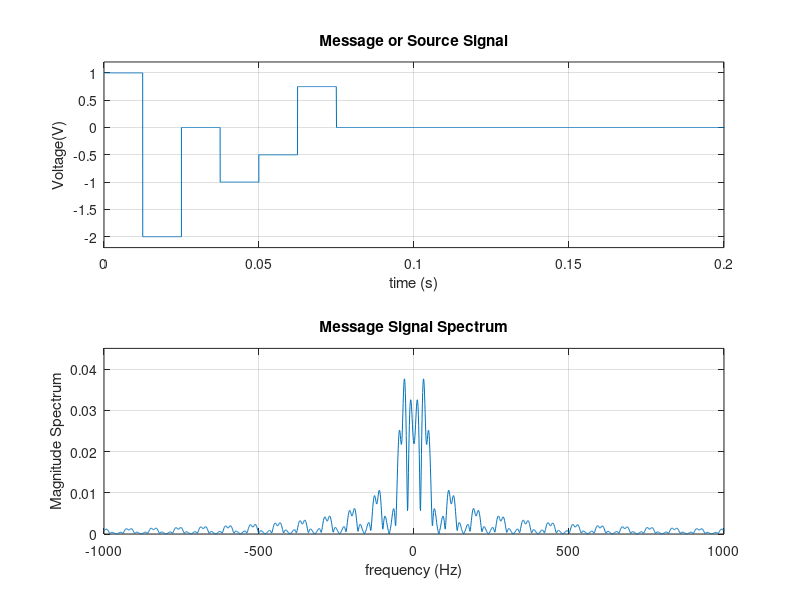
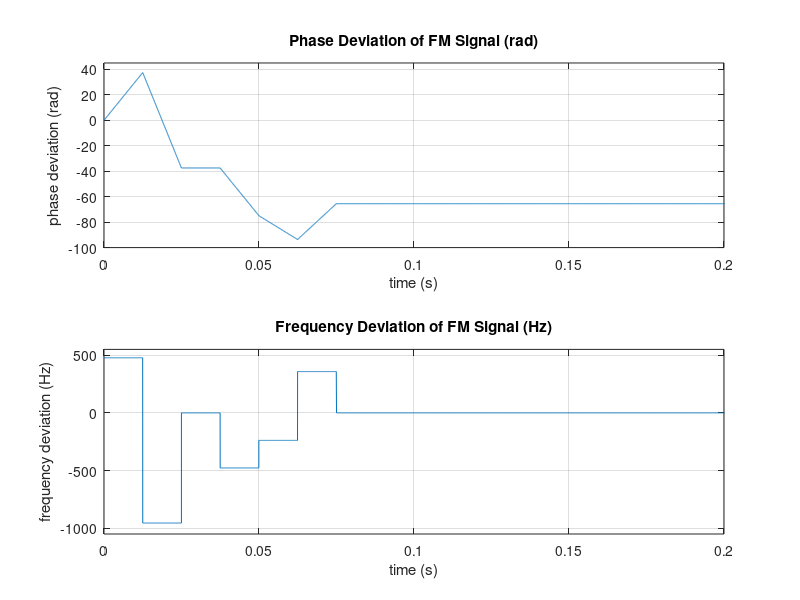
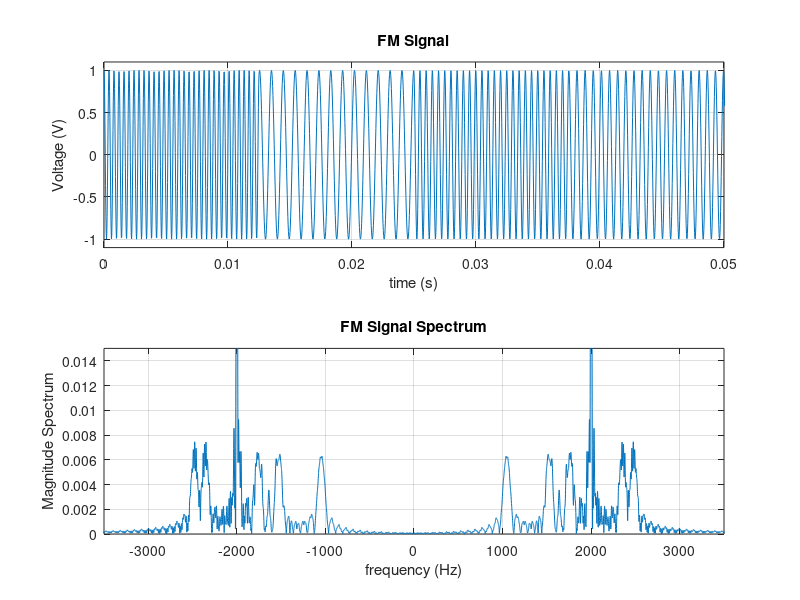

MATLAB code to generate these figures, in order: (Note: this script raises an error after producing the figures.)
% MATLAB script to show FM and PM modulation and demodulation using a stair-case message
% function

clc
close all
fs = 40000;  % sampling frequency
ts = 1/fs;   % time sampling period
df = 1;      % frequency sampling period
N = fs/df;   % number of DFT smaples in the spectrum
T = 0.2;     % time interval for plotting time domain signal
T1 = 0.05;   % shorter time interval than T to show FM modulation
fc = 2000;   % carrier frequency in Hz
A = 1;       % carrier amplitdue
kf = 3000;  % frequency deviation constant ((rad/sec)/unit of message signal)
kp = 100;    % phase deviation constant (rad/unit of message signal)
N1 = 500;    % number of samples in the positive pulse
N2 = 500;    % number of samples in the negative pulse
N3 = fs-N1-N2;                 % number of samples in the 0 level of the pulse
t1 = 0:ts:(N1-1)*ts;           % time samples for the positive pulse
t2 = N1*ts:ts:(N1+N2-1)*ts;    % time samples for the negative pulse
t3 = 3*(N1+N2)*ts:ts:(N-1)*ts; % time samples for the 0 level of the pulse
t4 = [t1 t2];
t5 = t4(length(t4)) + [t1 t2];
t6 = t5(length(t5)) + [t1 t2];
t = [t4 t5 t6 t3];
m = [ones(1,length(t1)) -2*ones(1,length(t2)) ...
     0*ones(1,length(t1)) -1*ones(1,length(t2)) ...
     -0.5*ones(1,length(t1)) 0.75*ones(1,length(t2)) ...
     zeros(1,length(t3))]; % message signal

%plotting message signal
figure;
subplot(2,1,1);
plot(t,m);
grid on;
axis([0 T -2.2 1.2]);
title('Message or Source Signal');
xlabel('time (s)');
ylabel('Voltage(V)');

%plotting message signal spectrum
M = (1/fs) * fft(m);          % computes the Fast Fourier Transform (FFT)  
f = 0 : df : df*(N-1);        % frequency vector for the FFT
fnew = f - fs/2;              % shift the frequency vector to go from -fs/2 to fs/2
subplot(2,1,2);
plot(fnew, fftshift(abs(M))); % plots the magnitude spectrum of the message signal
grid on;
axis([-1000 1000 0 0.045]);
title('Message Signal Spectrum');
xlabel('frequency (Hz)');
ylabel('Magnitude Spectrum');

% computing power and 98% bandwidth of the FM signal
disp('Power in message signal using time domain (watt) = ');
pt = trapz(t,m.^2)

disp('Power in message signal spectrum using frequency domain (watt) =');
pf = trapz(f,abs(M).^2)

pfc = cumtrapz(fnew, abs(fftshift(M)).^2);
I = find(pfc >= 0.98*pf);
disp('98% bandwidth of message signal from simulation (Hz)');
BWm = fnew(I(1))

%%%%%%%%%%%%%%%%%%%%%%%%%%%%%%%%%%%%%%%%%%%%%%%%%%%%%%%%%%%%%%%%%%%%%%%%%%%
% FM Modulation and Demodulation
%%%%%%%%%%%%%%%%%%%%%%%%%%%%%%%%%%%%%%%%%%%%%%%%%%%%%%%%%%%%%%%%%%%%%%%%%%%

% plotting phase and frequency deviation for the FM signal
figure;
pdev1 = kf * cumtrapz(t,m);         % phase deviation for FM signal
fdev1 = (1/(2*pi)) * kf * m;        % frequency deviation for FM signal (Hz)
subplot(2,1,1);
plot(t,pdev1);
grid on;
axis([0 T -100 45]);
title('Phase Deviation of FM Signal (rad)');
xlabel('time (s)');
ylabel('phase deviation (rad)');

subplot(2,1,2);
plot(t,fdev1);
grid on;
axis([0 T -1050 550]);
title('Frequency Deviation of FM Signal (Hz)');
xlabel('time (s)');
ylabel('frequency deviation (Hz)');

%plotting FM modulated signal
figure;
s1 = A * cos(2*pi*fc*t + pdev1);         % FM modulated signal
subplot(2,1,1);
plot(t,s1);
grid on;
axis([0 T1 -1.1 1.1]);
title('FM Signal');
xlabel('time (s)');
ylabel('Voltage (V)');

% plotting FM signal spectrum
S1 = (1/fs) * fft(s1);          % Fast Fourier Transform of the modulated signal
f = 0 : df : df*(N-1);
fnew = f - fs/2;
subplot(2,1,2);
plot(fnew, fftshift(abs(S1))); % plots the magnitude spectrum of the modulated signal
grid on;
axis([-3500 3500 0 0.015]);
%xticks([-400 -300 -fc -200 -100 0 100 200 fc 300 400]);
title('FM Signal Spectrum');
xlabel('frequency (Hz)');
ylabel('Magnitude Spectrum');

% computing power and 98% bandwidth of the FM signal
disp('Power in the FM signal using time domain (watt) = ');
pt = trapz(t,s1.^2)

disp('Power in the FM signal spectrum using frequency domain (watt) =');
pf = trapz(f,abs(S1).^2)

disp('98% bandwidth of FM signal from simulation (Hz)');
BW_98_FM = powerbandwidth(f,fs,fc,df,S1,98)

disp('Peak frequency deviation of the FM signal (Hz)');
pfdfm = max(abs(fdev1))

disp('Deviation ratio of the FM signal');
drfm = pfdfm/BWm

disp('98% bandwidth of FM signal according to Carson''s rule (Hz)');
2 * BWm * (drfm + 1)

%plotting message signal, phase deviation, frequency deviation, and FM
%signal
figure;
subplot(4,1,1);
plot(t,m);
grid on;
axis([0 T1 -2.5 1.5]);
title('Message or Source Signal');
xlabel('time (s)');
ylabel('Voltage(V)');

subplot(4,1,2);
plot(t,pdev1);
grid on;
axis([0 T1 -100 40]);
title('Phase Deviation of FM Signal (rad)');
xlabel('time (s)');
ylabel('phase deviation (rad)');

subplot(4,1,3);
plot(t,fdev1);
grid on;
axis([0 T1 -1100 600]);
title('Frequency Deviation of FM Signal (Hz)');
xlabel('time (s)');
ylabel('frequency deviation (Hz)');

subplot(4,1,4);
plot(t,s1);
grid on;
axis([0 T1 -1.1 1.1]);
title('FM Signal');
xlabel('time (s)');
ylabel('Voltage (V)');

% plotting phase and frequency deviation for the PM signal
figure;
pdev2 = kp * m;                         % phase deviation for the PM signal (rad)
fdev2 = 1/(2*pi) * diff(pdev2)/ts;      % frequency deviation for the PM signal (Hz)
subplot(2,1,1);
plot(t,pdev2);
grid on;
axis([0 T -210 110]);
title('Phase Deviation of PM Signal (rad)');
xlabel('time (s)');
ylabel('phase deviation (rad)');

subplot(2,1,2);
plot(t(:,1:length(fdev2)),fdev2);
grid on;
axis([0 T -5000 5000]);
title('Frequency Deviation of PM Signal (Hz)')
xlabel('time (s)');
ylabel('frequency deviation (Hz)');


%%%%%%%%%%%%%%%%%%%%%%%%%%%%%%%%%%%%%%%%%%%%%%%%%%%%%%%%%%%%%%%%%%%%%%%%%%%
% FM Demodulation using Frequency Discriminator
%%%%%%%%%%%%%%%%%%%%%%%%%%%%%%%%%%%%%%%%%%%%%%%%%%%%%%%%%%%%%%%%%%%%%%%%%%%
s1d = diff(s1)/ts;           % time difference (approx, differentation)
env = abs(hilbert(s1d));     % envelope = absolute value of positive analytic signal   
env = (env - 2*pi*fc)/kf;    % rescale envelope (wc + kf m(t))
figure;
subplot(2,1,1);
plot(t(:,1:length(env)),env);
grid on;
%axis([0 2*T -2.5 1.5]);
title('Demodulated Signal using Discriminator');
xlabel('time (s)')
ylabel('Voltage (V)');


%%%%%%%%%%%%%%%%%%%%%%%%%%%%%%%%%%%%%%%%%%%%%%%%%%%%%%%%%%%%%%%%%%%%%%%%%%%
% PM Modulation and Demodulation
%%%%%%%%%%%%%%%%%%%%%%%%%%%%%%%%%%%%%%%%%%%%%%%%%%%%%%%%%%%%%%%%%%%%%%%%%%%


%plotting PM signal and its spectrum
figure;
s2 = A * cos(2*pi*fc*t + pdev2);    % PM modulated signal
subplot(2,1,1);
plot(t,s2);
grid on;
axis([0 T1 -1.1 1.1]);
title('PM Signal');
xlabel('time (s)');
ylabel('Voltage (V)');

% plotting PM signal spectrum
S2 = (1/fs) * fft(s2);          % Fast Fourier Transform of the modulated signal
f = 0 : df : df*(N-1);
fnew = f - fs/2;
subplot(2,1,2);
plot(fnew, fftshift(abs(S2))); % plots the magnitude spectrum of the modulated signal
grid on;
axis([-2300 2300 0 0.02]);
%xticks([-400 -300 -fc -200 -100 0 100 200 fc 300 400]);
title('PM Signal Spectrum');
xlabel('frequency (Hz)');
ylabel('Magnitude Spectrum');

% computing power and 98% bandwidth of the FM signal
disp('Power in the PM signal using time domain (watt) = ');
pt = trapz(t,s2.^2)

disp('Power in the PM signal spectrum using frequency domain (watt) =');
pf = trapz(f,abs(S2).^2)

disp('98% bandwidth of PM signal from simulation (Hz)');
BW_98_PM = powerbandwidth(f,fs,fc,df,S2,98)


disp('Peak frequency deviation of the PM signal (Hz)');
%pfdpm = max(abs(fdev2))   % since m(t) is not continuous, we can't apply this
%formula. Instead the frequency devaition of the PM signal is 0 since the
%information is modulated as phase shift and not as frequency change
pfdpm = 0

disp('Deviation ratio of the PM signal');
drpm = pfdpm/BWm

disp('98% bandwidth of PM signal according to Carson''s rule (Hz)');
2 * BWm * (drpm + 1)

%plotting message signal, phase deviation, frequency deviation, and PM
%signal
figure;
subplot(4,1,1);
plot(t,m);
grid on;
axis([0 T1 -2.5 1.5]);
title('Message or Source Signal');
xlabel('time (s)');
ylabel('Voltage(V)');

subplot(4,1,2);
plot(t,pdev2);
grid on;
axis([0 T1 -210 110]);
title('Phase Deviation of PM Signal (rad)');
xlabel('time (s)');
ylabel('phase deviation (rad)');

subplot(4,1,3);
plot(t(:,1:length(fdev2)),fdev2);
grid on;
axis([0 T1 -5000 5000]);
title('Frequency Deviation of PM Signal (Hz)');
xlabel('time (s)');
ylabel('frequency deviation (Hz)');

subplot(4,1,4);
plot(t,s2);
grid on;
axis([0 T1 -1.1 1.1]);
title('PM Signal');
xlabel('time (s)');
ylabel('Voltage (V)');


%%%%%%%%%%%%%%%%%%%%%%%%%%%%%%%%%%%%%%%%%%%%%%%%%%%%%%%%%%%%%%%%%%%%%%%%%%%
% PM Demodulation using Frequency Discriminator
%%%%%%%%%%%%%%%%%%%%%%%%%%%%%%%%%%%%%%%%%%%%%%%%%%%%%%%%%%%%%%%%%%%%%%%%%%%
s2d = diff(s2)/ts;           % time difference (approx, differentation)
env = abs(hilbert(s2d));     % envelope = absolute value of positive analytic signal   
env = (env - 2*pi*fc)/kp;    % rescale envelope (wc + kp d/dtm(t))
env = env - mean(env);       % remove the DC component of the envelope
dmd = cumtrapz(t(:,1:length(env)),env(:,1:length(env)));  %integrate for PM demodulation
dmd = dmd - mean(dmd);       % remove the DC component
figure;
subplot(2,1,1);
plot(t(:,1:length(env)),env);
grid on;
%axis([0 2*T -2.5 1.5]);
title('Output of the Discriminator');
xlabel('time (s)')
ylabel('Voltage (V)');

subplot(2,1,2);
plot(t(:,1:length(dmd)),dmd);
grid on;
%axis([0 2*T -2.5 1.5]);
title('Demodulated PM Signal (Output of the Integrator)');
xlabel('time (s)')
ylabel('Voltage (V)');